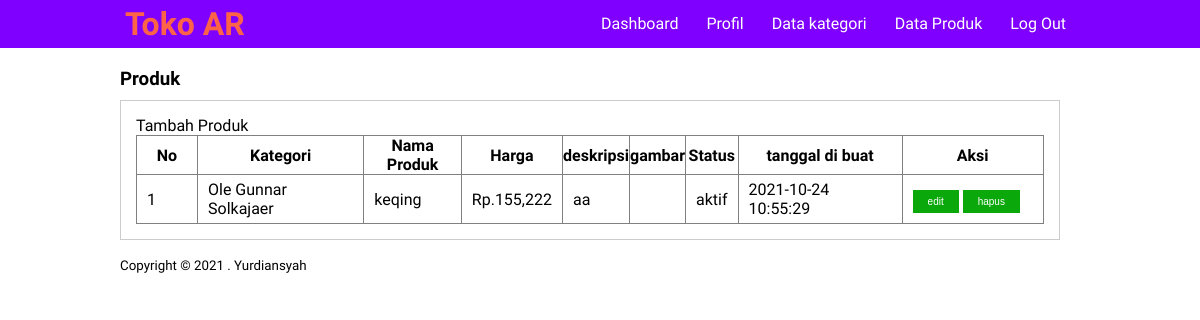
Page /data-produk.php (signed in) on the committed database.
### tables this page shows
CREATE TABLE `tb_product` (
  `product_id` int(11) NOT NULL,
  `category_id` int(11) NOT NULL,
  `product_name` varchar(100) NOT NULL,
  `product_price` int(11) NOT NULL,
  `product_description` text NOT NULL,
  `product_img` varchar(100) NOT NULL,
  `product_status` tinyint(1) NOT NULL,
  `date_created` timestamp NOT NULL DEFAULT current_timestamp()
);

CREATE TABLE `tb_category` (
  `category_id` int(11) NOT NULL,
  `category_name` varchar(25) NOT NULL
);

### data-produk.php (the view, shortened to what this page needs)
<?php
    include "db.php";
?>
<!DOCTYPE html>
<html lang="en">
<head>
    <link rel="stylesheet" href="css/dashboard.css">
</head>
<body id="dashboard">
    <div class="header">
    <header class= "menu" >
        <h1><a href="dashboard.php">Toko AR</a></h1>
        <ul>
            <li><a href="dashboard.php">Dashboard</a></li>
            <li><a href="profile.php">Profil</a></li>
            <li><a href="data-kategori.php">Data kategori</a></li>
            <li><a href="data-produk.php">Data Produk</a></li>
            <li><a href="logout.php">Log Out</a></li>
        </ul>
    </header></div>
     <div class="section">
         <div class="countainer">
             <h3>Produk</h3>
             <div class="box">
                 <p><a href="tambah-produk.php">Tambah Produk</a></p>
                 <table border="1" cellspacing="0" class="table">
                     <thead>
                         <tr>
                             <th width="60px">No</th>
                             <th>Kategori</th>
                             <th>Nama Produk</th>
                             <th>Harga</th>
                             <th>deskripsi</th>
                             <th>gambar</th>
                             <th>Status</th>
                             <th>tanggal di buat</th>
                             <th width="140px">Aksi</th>
                         </tr>
                     </thead>
                     <tbody>
                         <?php
                            $no=1;
                            $produk = mysqli_query($conn, "SELECT * FROM tb_product LEFT JOIN tb_category USING(category_id) ORDER BY product_id DESC");
                            if(mysqli_num_rows($produk) > 0){
                            while ($row = mysqli_fetch_array($produk)) {
                         ?>
                         <tr>
                             <td><?php echo $no++?></td>
                             <td><?php echo $row['category_name'] ?></td>
                             <td><?php echo $row['product_name'] ?></td>
                             <td>Rp.<?php echo number_format($row['product_price'])  ?></td>
                             <td><?php echo $row['product_description'] ?></td>
                             <td><img src="produk/<?php echo $row['product_img'] ?>" alt="" width ="60px"></td>
                             <td><?php $row['product_status'];
                                                if($row['product_status']!=1 ){echo"tidak aktif";}else{echo "aktif";} ?>
                                            </td><td><?php echo $row['date_created']?></td>
                             <td>
                                 <a href="edit-produk.php?id=<?php echo $row['product_id']?>" class="button_edithapus">edit</a>  <a href="proses-hapus.php?idp=<?php echo $row['product_id']?> " onclick="return confirm('Yakin di hapus?')" class="button_edithapus">hapus</a>
                             </td>
                         </tr>
                         <?php } }else{?>
                             <tr>
                                <td colspan="7">tidak ada data</td>
                             </tr>
                         <?php }?>
                     </tbody>
                 </table>
             </div>
         </div>
     </div>
    <footer>
        <div class="countainer">
            <small>Copyright &copy; 2021 . Yurdiansyah</small>
        </div>
    </footer>
</body>
</html>

### css/dashboard.css (style rules this page uses)
* { padding: 0; margin: 0; font-family: 'Architects Daughter', cursive; text-decoration: none; }
a { color:inherit; }
.header { background-color: #8000ff; display: flex; position: sticky; position: -webkit-sticky; margin: auto; top: 0%; }
.menu { display: block; color: white; width: 80%; margin-left: 10%; }
h1 { float: left; color: tomato; padding :5px }
ul { float: right; margin-bottom: 0; }
ul li { display: inline-block; padding: 14px 14px 14px 10px; }
.menu:after { content: ''; display: block; clear: both; }
.section { color: rgb(0, 0, 0); padding-top: 20px; padding-bottom: 5px; }
.box { background-color: #fff; border: 1px solid #ccc; margin: 10px 0; padding: 15px; box-sizing: border-box; width: 87%; }
.countainer { margin-left: 10%; }
.table { width: 100%; border-collapse: collapse; }
.table tr { height: 30px; }
.table td { padding: 5px 10px; }
.button_edithapus { padding: 6px 15px; background-color: rgb(10, 168, 10); color: white; cursor: pointer; text-decoration: none; font-family: Arial, Helvetica, sans-serif; font-size: 10px; }

### rows in the picture
tb_product: category.category_name "Ole Gunnar Solkajaer", product_name "keqing", product_price "155,222", product_description "aa", product_status "aktif", date_created "2021-10-24 10:55:29"
